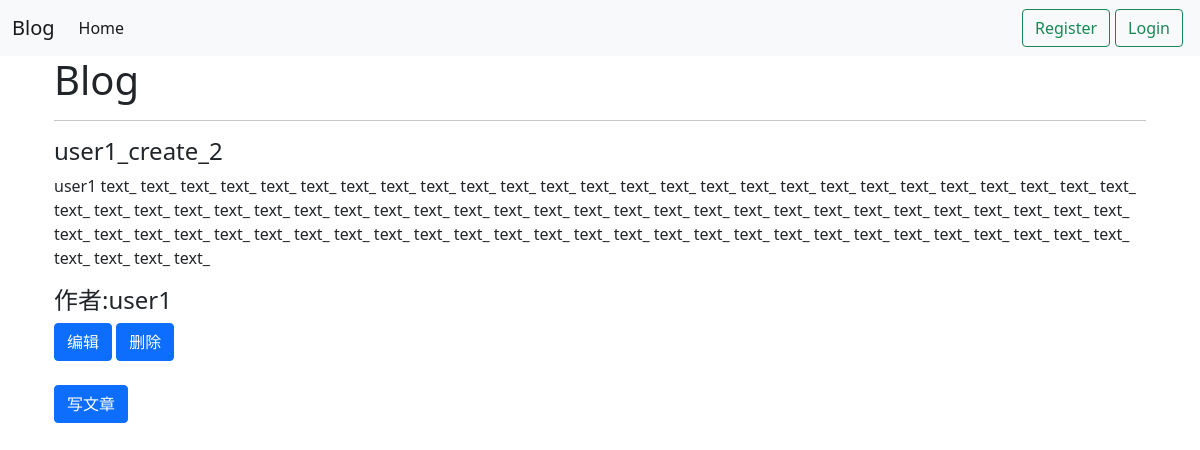
The page / on the database its author committed.
### content_app/models.py (models this page shows, shortened)
class Blog(models.Model):
    title=models.CharField(max_length=30)
    content=models.TextField()
    author=models.ForeignKey(User,on_delete=models.CASCADE)

### content_app/views.py (the view)
# urls.py: 2. Add a URL to urlpatterns:  path('', views.home, name='home')
def home(request):
    blog=Blog.objects.all()
    return render(request,'home.html',{'blogs':blog})

### content_app/templates/home.html (shortened to what this page needs)
{% extends 'core/base.html' %}
{% block content %}
 <div class="container">
    <h1>Blog</h1>
    {% for blog in blogs  %}
    <hr>
    <h4>{{blog.title}}</h4>
    <p class="text-justify">{{blog.content}}</p>
    <h4>作者:{{blog.author.username}} </h4>
    <a href="{% url 'edit' id=blog.id %}"><button class="btn btn-primary">编辑</button></a>
    <a href="{% url 'delete' id=blog.id %}"><button class="btn btn-primary">删除</button></a>
    {% endfor %}
    <br>
    <br>
    <a href="{% url 'add' %}"><button class="btn btn-primary">写文章</button></a>
 </div>
 {% endblock content %}

### templates/core/base.html (shortened to what this page needs)
<!doctype html>
<html lang="en">
  <head>
    <link href="https://cdn.jsdelivr.net/npm/bootstrap@5.0.2/dist/css/bootstrap.min.css" rel="stylesheet">
  </head>
  <body>
     <nav class="navbar navbar-expand-lg navbar-light bg-light ",role="navigation">
      <div class="container-fluid">
        <a class="navbar-brand" href="#">Blog</a>
        <div class="collapse navbar-collapse" id="navbarSupportedContent">
          <ul class="navbar-nav me-auto mb-2 mb-lg-0">
            <li class="nav-item">
              <a class="nav-link active" aria-current="page" href="{% url 'home' %}">Home</a>
            </li>
          </ul>
           </div>
           {% if user.is_authenticated %}
           <a class="btn btn-outline-success my-2 my-sm-0" href="{% url 'logout' %}">Logout</a>
           {% else %}
           <a style="margin-right:5px;" class="btn btn-outline-success my-2 my-sm-0" href="{% url 'register' %}">Register</a>
              <a style="margin-right:5px;" class="btn btn-outline-success my-2 my-sm-0" href="{% url 'login' %}">Login</a>
             {% endif %}
      </div>
    </nav>
    <div class="container">
        {% block content %}
        {% endblock content %}
    </div>
  </body>
</html>

### rows shown on the page
Blog: title "user1_create_2", content "user1 text_ text_ text_ text_ text_ text_ text_ text_ text_ text_ text_ text_ text_ text_ text_ text_ text_ text_ text_ text_ text_ text_ text_ text_ text_ text_ text_ text_ text_ text_ text_ text_ text_ text_ text_ text_ text_ text_ text_ text_ text_ text_ text_ text_ text_ text_ text_ text_ text_ text_ text_ text_ text_ text_ text_ text_ text_ text_ text_ text_ text_ text_ text_ text_ text_ text_ text_ text_ text_ text_ text_ text_ text_ text_ text_ text_ text_ text_ text_ text_ text_ text_ text_ text_", author.username "user1"
